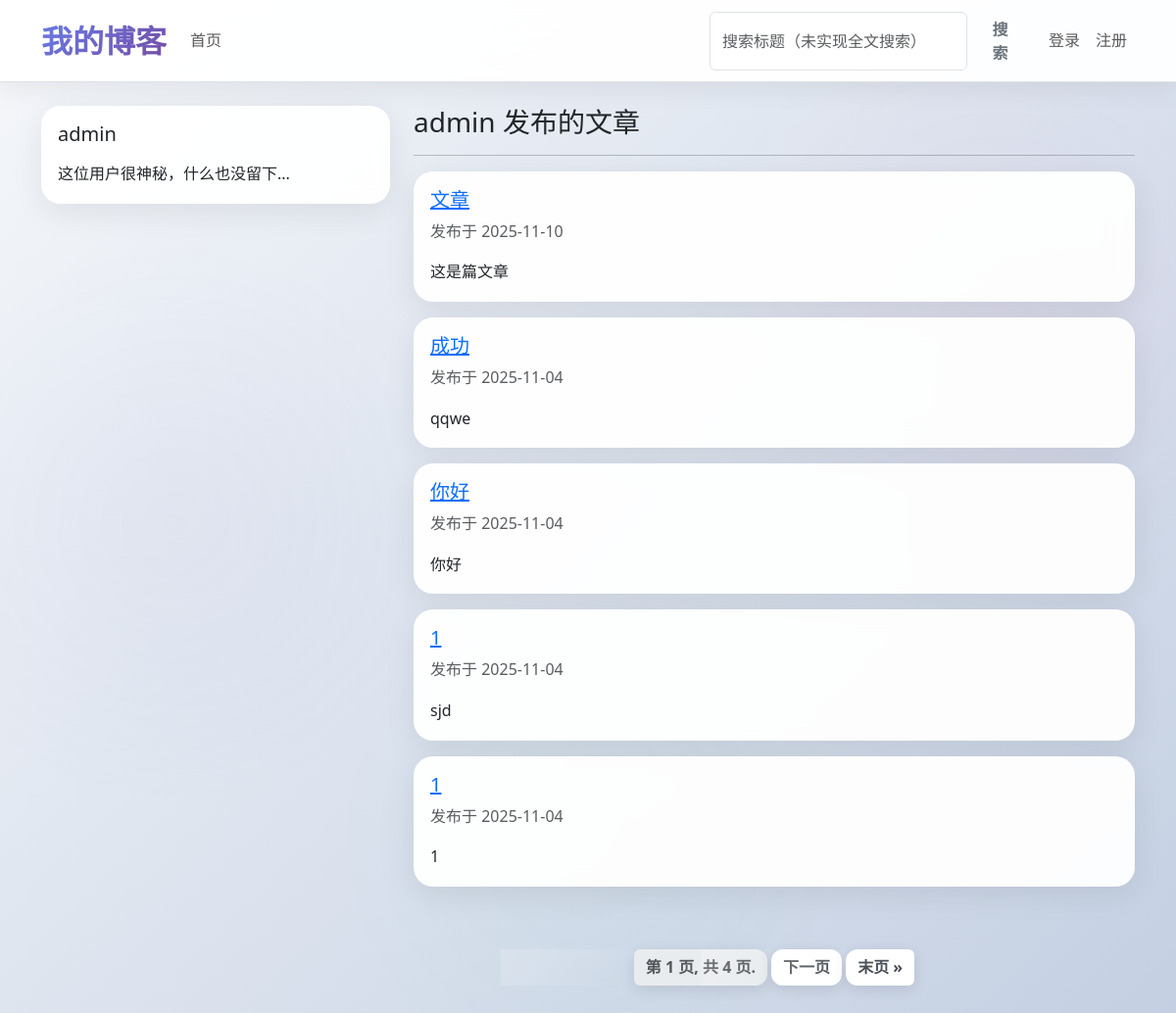
Page /accounts/user/admin/ on the committed database.
### accounts/models.py (models this page shows, shortened)
class Profile(models.Model):
    user = models.OneToOneField(User, on_delete=models.CASCADE, related_name='profile')
    bio = models.TextField(max_length=500, blank=True, null=True, verbose_name='个人简介')
    avatar = models.ImageField(upload_to='avatars/', default='avatars/default.png', verbose_name='头像')

### blog/models.py (models this page shows, shortened)
class Post(models.Model):
    author = models.ForeignKey(User, on_delete=models.CASCADE, related_name='posts')
    title = models.CharField(max_length=200)
    slug = models.SlugField(max_length=255, unique=True, blank=True)
    content = models.TextField()
    created_at = models.DateTimeField(auto_now_add=True)
    updated_at = models.DateTimeField(auto_now=True)
    published = models.BooleanField(default=True)
    published_date = models.DateTimeField(blank=True, null=True)
    class Meta:
        ordering = ['-created_at']
    def get_absolute_url(self):
        return reverse('blog:post_detail', kwargs={'slug': self.slug})

### accounts/views.py (the view)
# urls.py: path('user/<str:username>/', views.user_profile_view, name='user_profile'),
def user_profile_view(request, username):
    user = get_object_or_404(User, username=username)
    post_list = user.posts.all() # 'posts' 来自于 Post 模型中 author 字段的 related_name
    paginator = Paginator(post_list, 5)
    page_number = request.GET.get('page')
    try:
        posts = paginator.page(page_number)
    except PageNotAnInteger:
        posts = paginator.page(1)
    except EmptyPage:
        posts = paginator.page(paginator.num_pages)
    context = {
        'profile_user': user,
        'page_obj': posts
    }
    return render(request, 'accounts/user_profile.html', context)

### templates/accounts/user_profile.html (shortened to what this page needs)
{% extends "base.html" %}
{% block content %}
<div class="row">
    <div class="col-md-4">
        <div class="card">
            <div class="card-body">
                <h5 class="card-title">{{ profile_user.username }}</h5>
                <p class="card-text">{{ profile_user.profile.bio|default:"这位用户很神秘，什么也没留下..." }}</p>
            </div>
        </div>
    </div>
    <div class="col-md-8">
        <h3>{{ profile_user.username }} 发布的文章</h3>
        <hr>
        {% for post in page_obj %}
            <div class="card mb-3">
                <div class="card-body">
                    <h5 class="card-title"><a href="{{ post.get_absolute_url }}">{{ post.title }}</a></h5>
                    <p class="card-text text-muted">发布于 {{ post.created_at|date:"Y-m-d" }}</p>
                    <p class="card-text">{{ post.content|truncatewords:30 }}</p>
                </div>
            </div>
        {% empty %}
            <p>这位用户还没有发布任何文章。</p>
        {% endfor %}
        {% if page_obj.has_other_pages %}
        <nav aria-label="Page navigation">
            <ul class="pagination justify-content-center">
                <li class="page-item disabled"><span class="page-link">第 {{ page_obj.number }} 页, 共 {{ page_obj.paginator.num_pages }} 页.</span></li>
                {% if page_obj.has_next %}
                    <li class="page-item"><a class="page-link" href="?page={{ page_obj.next_page_number }}">下一页</a></li>
                    <li class="page-item"><a class="page-link" href="?page={{ page_obj.paginator.num_pages }}">末页 &raquo;</a></li>
                {% endif %}
            </ul>
        </nav>
        {% endif %}
    </div>
</div>
{% endblock %}

### templates/base.html (shortened to what this page needs)
{% load static %}
<!doctype html>
<html lang="zh-CN">
<head>
  <link href="https://cdn.jsdelivr.net/npm/bootstrap@5.3.2/dist/css/bootstrap.min.css" rel="stylesheet">
  <link rel="stylesheet" href="{% static 'css/style.css' %}">
  <link rel="stylesheet" href="https://cdnjs.cloudflare.com/ajax/libs/font-awesome/6.0.0/css/all.min.css">
</head>
<body>
<nav class="navbar navbar-expand-lg navbar-light bg-light mb-4 border-bottom">
  <div class="container">
    <a class="navbar-brand" href="{% url 'blog:post_list' %}">我的博客</a>
    <div class="collapse navbar-collapse" id="navbarsExample">
      <ul class="navbar-nav me-auto mb-2 mb-lg-0">
        <li class="nav-item"><a class="nav-link" href="{% url 'blog:post_list' %}">首页</a></li>
      </ul>
      <form class="d-flex" method="get" action="{% url 'blog:post_list' %}">
        <input class="form-control me-2" type="search" placeholder="搜索标题（未实现全文搜索）" aria-label="Search" name="q">
        <button class="btn btn-outline-secondary" type="submit">搜索</button>
      </form>
      <ul class="navbar-nav ms-3">
        {% if user.is_authenticated %}
          <li class="nav-item">
            <a class="nav-link" href="{% url 'accounts:user_profile' username=user.username %}">{{ user.username }}</a>
          </li>
          <li class="nav-item">
            <form method="post" action="{% url 'accounts:logout' %}" class="d-inline">
                {% csrf_token %}
                <button type="submit" class="nav-link btn btn-link" style="border:none; background:none; padding: .5rem 1rem;">登出</button>
            </form>
          </li>
        {% else %}
          <li class="nav-item"><a class="nav-link" href="{% url 'accounts:login' %}">登录</a></li>
          <li class="nav-item"><a class="nav-link" href="{% url 'accounts:register' %}">注册</a></li>
        {% endif %}
      </ul>
    </div>
  </div>
</nav>
<div class="container">
  {% block content %}{% endblock %}
</div>
</body>
</html>

### static/css/style.css (style rules this page uses)
body { font-family: 'Segoe UI', Tahoma, Geneva, Verdana, sans-serif; background: linear-gradient(135deg, #f5f7fa 0%, #c3cfe2 100%); min-height: 100vh; line-height: 1.6; }
.navbar { backdrop-filter: blur(15px); background: rgba(255, 255, 255, 0.98) !important; box-shadow: 0 4px 30px rgba(0,0,0,0.1); border-bottom: 1px solid rgba(255,255,255,0.3); }
.navbar-brand { font-weight: 800; font-size: 2rem; background: linear-gradient(135deg, #667eea 0%, #764ba2 100%); -webkit-background-clip: text; -webkit-text-fill-color: transparent; position: relative; padding: 0.5rem 0; }
.navbar-brand::after { content: ''; position: absolute; bottom: 0; left: 0; width: 0; height: 3px; background: linear-gradient(135deg, #667eea 0%, #764ba2 100%); transition: width 0.4s ease; }
.card { box-shadow: 0 8px 32px rgba(0,0,0,0.08); border: none; border-radius: 20px; transition: all 0.4s cubic-bezier(0.175, 0.885, 0.32, 1.275); overflow: hidden; background: rgba(255,255,255,0.95); backdrop-filter: blur(10px); }
.btn { border-radius: 12px; font-weight: 600; transition: all 0.4s ease; border: none; position: relative; overflow: hidden; text-transform: uppercase; letter-spacing: 0.5px; }
.btn::before { content: ''; position: absolute; top: 0; left: -100%; width: 100%; height: 100%; background: linear-gradient(90deg, transparent, rgba(255,255,255,0.3), transparent); transition: left 0.6s; }
.pagination { margin: 4rem 0 3rem 0; }
.page-link { border: none; border-radius: 12px; margin: 0 5px; color: #495057; font-weight: 600; transition: all 0.4s ease; box-shadow: 0 4px 15px rgba(0,0,0,0.1); }
body { background: linear-gradient(135deg, #f5f7fa 0%, #c3cfe2 100%); min-height: 100vh; position: relative; }
body::before { content: ''; position: fixed; top: 0; left: 0; width: 100%; height: 100%; background: radial-gradient(circle at 20% 80%, rgba(120, 119, 198, 0.1) 0%, transparent 50%), radial-gradient(circle at 80% 20%, rgba(255, 119, 198, 0.1) 0%, transparent 50%); pointer-events: none; z-index: -1; }
.card { transition: all 0.5s cubic-bezier(0.25, 0.46, 0.45, 0.94); border: 1px solid rgba(255, 255, 255, 0.2); }
.navbar { background: rgba(255, 255, 255, 0.95) !important; backdrop-filter: blur(20px) saturate(180%); border-bottom: 1px solid rgba(255, 255, 255, 0.3); box-shadow: 0 4px 30px rgba(0,0,0,0.08); }
.pagination { margin: 4rem 0; }
body { position: relative; overflow-x: hidden; }
body::before { content: ''; position: fixed; top: 0; left: 0; width: 100%; height: 100%; background: radial-gradient(circle at 15% 50%, rgba(120, 119, 198, 0.05) 0%, transparent 25%), radial-gradient(circle at 85% 30%, rgba(255, 119, 198, 0.05) 0%, transparent 25%), radial-gradient(circle at 50% 80%, rgba(32, 201, 151, 0.03) 0%, transparent 25%); pointer-events: none; z-index: -1; }
.card::before { content: ''; position: absolute; top: 0; left: -100%; width: 100%; height: 100%; background: linear-gradient(90deg, transparent, rgba(255, 255, 255, 0.4), transparent); transition: left 0.6s ease; }
.btn::after { content: ''; position: absolute; top: 0; left: 0; width: 100%; height: 100%; background: linear-gradient(135deg, rgba(255,255,255,0.2) 0%, transparent 50%); transform: translateY(100%); transition: transform 0.4s ease; }
.page-link::before { content: ''; position: absolute; top: 0; left: 0; width: 100%; height: 100%; background: linear-gradient(135deg, rgba(255,255,255,0.2) 0%, transparent 100%); transform: translateX(-100%); transition: transform 0.4s ease; }

### templates/base.html (style rules this page uses)
:root { --primary-gradient: linear-gradient(135deg, #667eea 0%, #764ba2 100%); --success-gradient: linear-gradient(135deg, #20c997 0%, #17a2b8 100%); --shadow-primary: 0 10px 30px rgba(102, 126, 234, 0.3); --shadow-large: 0 25px 50px rgba(0,0,0,0.15); }

### rows in the picture
Post: title "文章", created_at "2025-11-10", content "这是篇文章"
Post: title "成功", created_at "2025-11-04", content "qqwe"
Post: title "你好", created_at "2025-11-04", content "你好"
Post: title "1", created_at "2025-11-04", content "sjd"
Post: title "1", created_at "2025-11-04", content "1"

### other values in the picture
{{ profile_user.username }} "admin"
{{ profile_user.profile.bio|default:"这位用户很神秘，什么也没留下..." }} "这位用户很神秘，什么也没留下..."
{{ page_obj.number }} "1"
